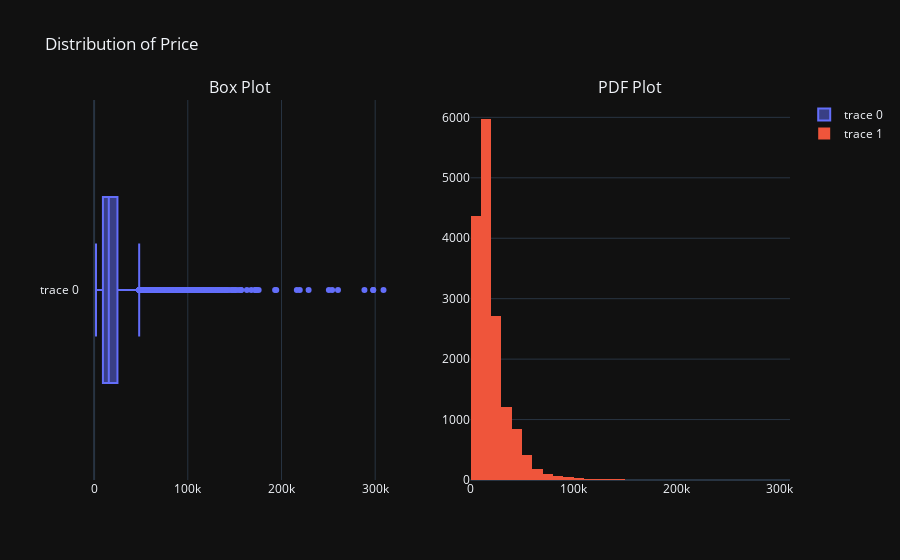

The notebook cell saved with this chart:
### Code cell
# Create subplots: 1 row, 2 columns
fig = make_subplots(rows=1, cols=2, subplot_titles=("Box Plot", "PDF Plot"))

# Box plot
fig.add_trace(
    go.Box(
        x=df["Price"],
        boxpoints="outliers",  # Show outliers
        hoverinfo="text",
        hovertext=[f"Price: {price}" for price in df["Price"]]
    ),
    row=1, col=1
)

# Histogram (PDF-like plot)
fig.add_trace(
    go.Histogram(
        x=df["Price"],
        nbinsx=50
    ),
    row=1, col=2
)

# Update layout
fig.update_layout(
    title="Distribution of Price",
    template="plotly_dark"
)

fig.show()

### Figure 1 — Plotly figure (JSON) as saved in the notebook; plotly's stock layout.template omitted (floating-point values rounded to 4 significant figures; data arrays with more than 128 entries replaced by an {"elided": "..."} marker saying what was removed)
{"data": [{"boxpoints": "outliers", "hoverinfo": "text", "hovertext": {"elided": "16032 str values"}, "type": "box", "x": {"elided": "16032 int values"}, "xaxis": "x", "yaxis": "y"}, {"nbinsx": 50, "type": "histogram", "x": {"elided": "16032 int values"}, "xaxis": "x2", "yaxis": "y2"}], "layout": {"annotations": [{"font": {"size": 16}, "showarrow": false, "text": "Box Plot", "x": 0.225, "xanchor": "center", "xref": "paper", "y": 1, "yanchor": "bottom", "yref": "paper"}, {"font": {"size": 16}, "showarrow": false, "text": "PDF Plot", "x": 0.775, "xanchor": "center", "xref": "paper", "y": 1, "yanchor": "bottom", "yref": "paper"}], "title": {"text": "Distribution of Price"}, "xaxis": {"anchor": "y", "domain": [0, 0.45]}, "xaxis2": {"anchor": "y2", "domain": [0.55, 1]}, "yaxis": {"anchor": "x", "domain": [0, 1]}, "yaxis2": {"anchor": "x2", "domain": [0, 1]}}}
